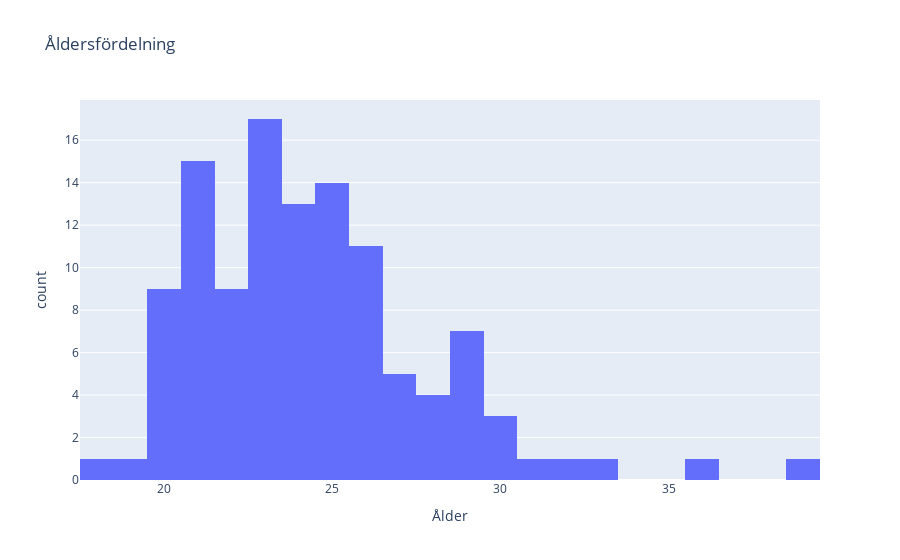

Here is the notebook cell this chart was saved with:
### Code cell
def histogram(df, x, y, x_label, y_label, title, color=None):
    return px.histogram(df, x=x, labels={x:x_label, y:y_label}, title=title, color=color)




def age_hist(df):
    return histogram(df, x="Age", x_label="Ålder", y="count", y_label="Antal" ,title="Åldersfördelning")


age_hist(rugby_data)

### Figure 1 — Plotly figure (JSON) as saved in the notebook; plotly's stock layout.template omitted (floating-point values rounded to 4 significant figures; data arrays with more than 128 entries replaced by an {"elided": "..."} marker saying what was removed)
{"data": [{"alignmentgroup": "True", "bingroup": "x", "hovertemplate": "Ålder=%{x}<br>count=%{y}<extra></extra>", "legendgroup": "", "marker": {"color": "#636efa", "pattern": {"shape": ""}}, "name": "", "offsetgroup": "", "orientation": "v", "showlegend": false, "type": "histogram", "x": {"elided": "162 int values"}, "xaxis": "x", "yaxis": "y"}], "layout": {"barmode": "relative", "legend": {"tracegroupgap": 0}, "title": {"text": "Åldersfördelning"}, "xaxis": {"anchor": "y", "domain": [0, 1], "title": {"text": "Ålder"}}, "yaxis": {"anchor": "x", "domain": [0, 1], "title": {"text": "count"}}}}
